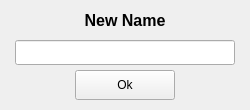
<?xml version="1.0" encoding="UTF-8"?>
<ui version="4.0">
 <class>Dialog</class>
 <widget class="QDialog" name="Dialog">
  <property name="geometry">
   <rect>
    <x>0</x>
    <y>0</y>
    <width>250</width>
    <height>110</height>
   </rect>
  </property>
  <property name="windowTitle">
   <string>Dialog</string>
  </property>
  <widget class="QDialogButtonBox" name="buttonBox">
   <property name="geometry">
    <rect>
     <x>30</x>
     <y>240</y>
     <width>341</width>
     <height>32</height>
    </rect>
   </property>
   <property name="orientation">
    <enum>Qt::Horizontal</enum>
   </property>
   <property name="standardButtons">
    <set>QDialogButtonBox::Cancel|QDialogButtonBox::Ok</set>
   </property>
  </widget>
  <widget class="QLabel" name="origLabel">
   <property name="geometry">
    <rect>
     <x>45</x>
     <y>10</y>
     <width>160</width>
     <height>21</height>
    </rect>
   </property>
   <property name="text">
    <string>&lt;html&gt;&lt;head/&gt;&lt;body&gt;&lt;p align=&quot;center&quot;&gt;&lt;span style=&quot; font-size:12pt; font-weight:600;&quot;&gt;New Name&lt;/span&gt;&lt;/p&gt;&lt;/body&gt;&lt;/html&gt;</string>
   </property>
   <property name="textFormat">
    <enum>Qt::RichText</enum>
   </property>
  </widget>
  <widget class="QPushButton" name="okButton">
   <property name="geometry">
    <rect>
     <x>75</x>
     <y>70</y>
     <width>100</width>
     <height>30</height>
    </rect>
   </property>
   <property name="text">
    <string>Ok</string>
   </property>
  </widget>
  <widget class="QLineEdit" name="lineEdit">
   <property name="geometry">
    <rect>
     <x>15</x>
     <y>40</y>
     <width>220</width>
     <height>25</height>
    </rect>
   </property>
  </widget>
 </widget>
 <resources/>
 <connections>
  <connection>
   <sender>buttonBox</sender>
   <signal>accepted()</signal>
   <receiver>Dialog</receiver>
   <slot>accept()</slot>
   <hints>
    <hint type="sourcelabel">
     <x>248</x>
     <y>254</y>
    </hint>
    <hint type="destinationlabel">
     <x>157</x>
     <y>274</y>
    </hint>
   </hints>
  </connection>
  <connection>
   <sender>buttonBox</sender>
   <signal>rejected()</signal>
   <receiver>Dialog</receiver>
   <slot>reject()</slot>
   <hints>
    <hint type="sourcelabel">
     <x>316</x>
     <y>260</y>
    </hint>
    <hint type="destinationlabel">
     <x>286</x>
     <y>274</y>
    </hint>
   </hints>
  </connection>
 </connections>
</ui>
